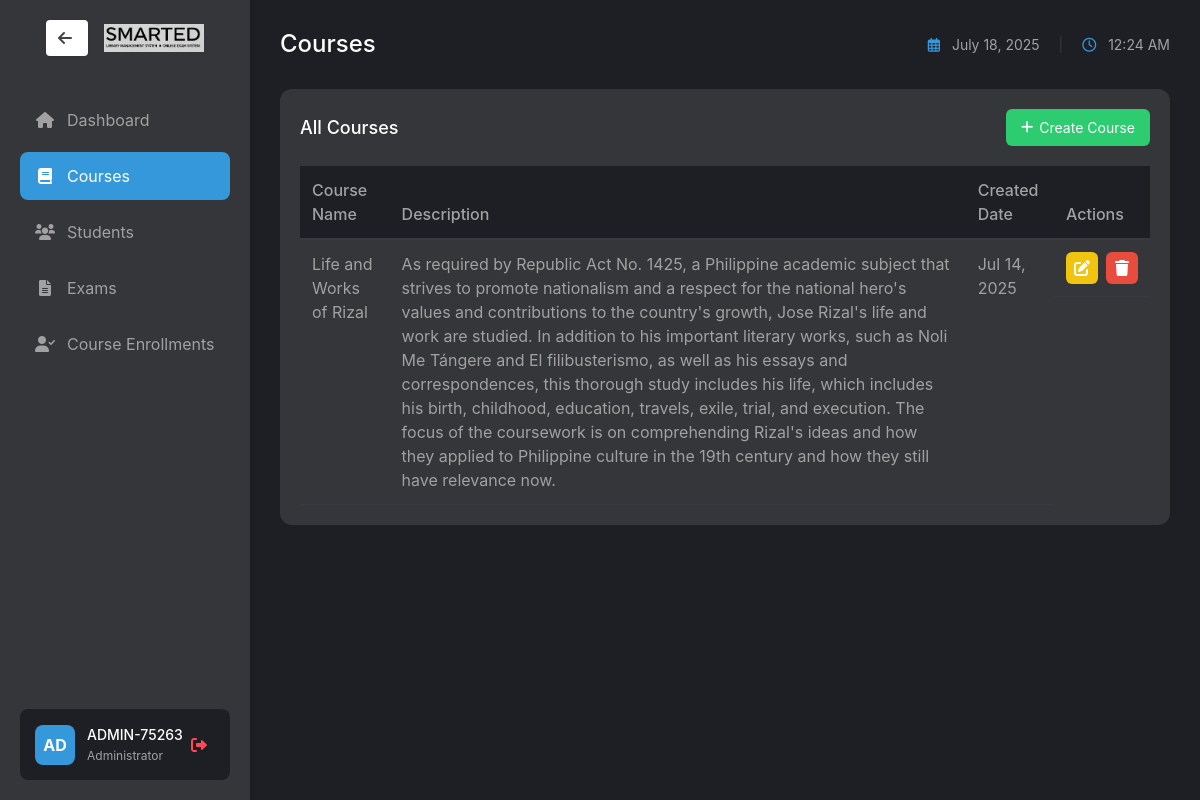
/exam/admin/courses.php (signed in), run on an earlier commit of the app's database.
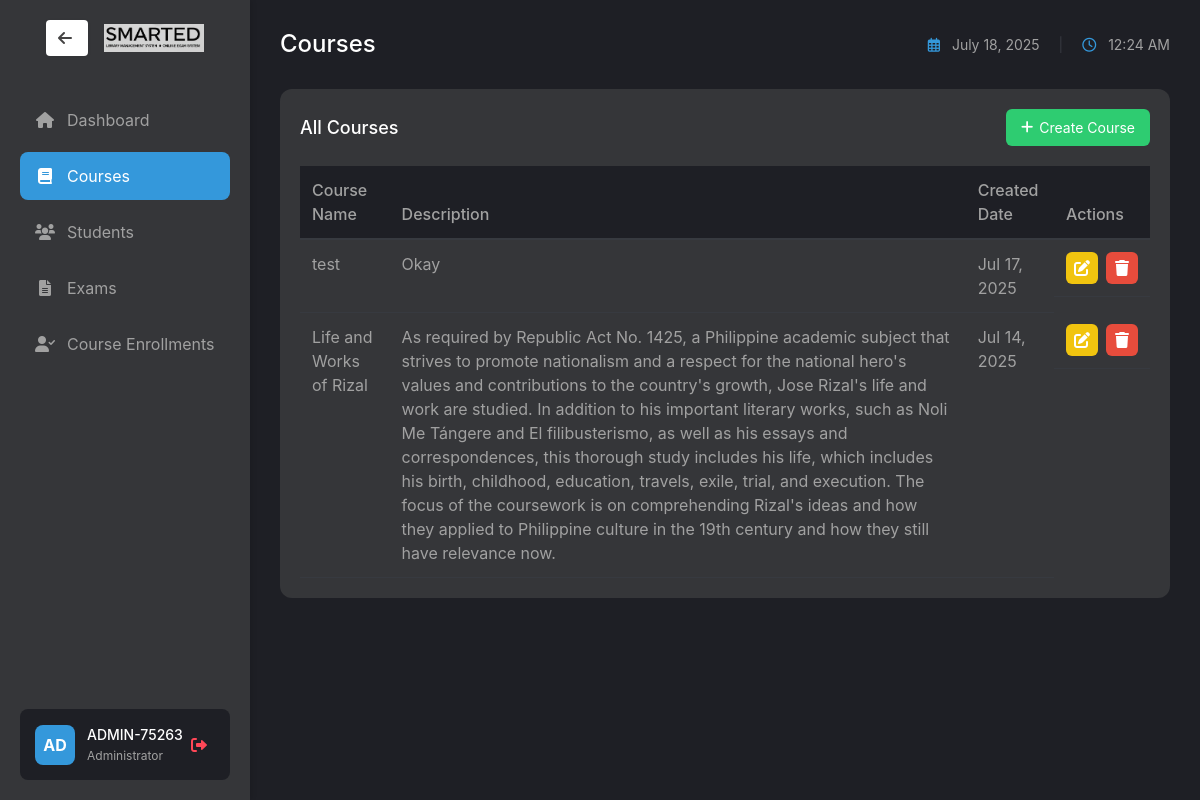
And on a later commit of the database.
### tables this page shows
CREATE TABLE `courses` (
  `course_id` int(11) NOT NULL,
  `course_name` varchar(255) NOT NULL,
  `description` text DEFAULT NULL,
  `created_at` timestamp NOT NULL DEFAULT current_timestamp()
);

### exam/admin/courses.php (the view, shortened to what the changed rows need)
<?php
require_once '../../shared/db_connect.php';
?>
<!DOCTYPE html>
<html lang="en">
<head>
    <link href="https://cdn.jsdelivr.net/npm/bootstrap@5.1.3/dist/css/bootstrap.min.css" rel="stylesheet">
    <link rel="stylesheet" href="https://cdnjs.cloudflare.com/ajax/libs/font-awesome/6.0.0/css/all.min.css">
    <link rel="stylesheet" href="/finalProject/assets/css/styles.css">
</head>
<body class="dashboard-layout">
    <div class="main-content">
        <div class="content-header">
            <h1>Courses</h1>
        </div>
        <div class="dashboard-section">
            <div class="section-header">
                <h2>All Courses</h2>
            </div>
            <div class="table-responsive">
                <table class="table">
                    <thead>
                        <tr>
                            <th>Course Name</th>
                            <th>Description</th>
                            <th>Created Date</th>
                            <th>Actions</th>
                        </tr>
                    </thead>
                    <tbody>
                        <?php
                        $stmt = $pdo->query("SELECT * FROM courses ORDER BY created_at DESC");
                        while ($course = $stmt->fetch()) {
                            echo "<tr>";
                            echo "<td>{$course['course_name']}</td>";
                            echo "<td>{$course['description']}</td>";
                            echo "<td>" . date('M d, Y', strtotime($course['created_at'])) . "</td>";
                            echo "<td class='action-buttons'>
                                    <a href='edit_course.php?id={$course['course_id']}' class='btn-action btn-edit'>
                                        <i class='fas fa-edit'></i>
                                    </a>
                                    <a href='delete_course.php?id={$course['course_id']}' class='btn-action btn-delete' onclick='return confirm(\"Are you sure you want to delete this course?\");'>
                                        <i class='fas fa-trash'></i>
                                    </a>
                                  </td>";
                            echo "</tr>";
                        }
                        ?>
                    </tbody>
                </table>
            </div>
        </div>
    </div>
</body>
</html>

What changed in the data, as far as the page shows it:
added courses: course_name "test", description "Okay", created_at "Jul 17, 2025"
